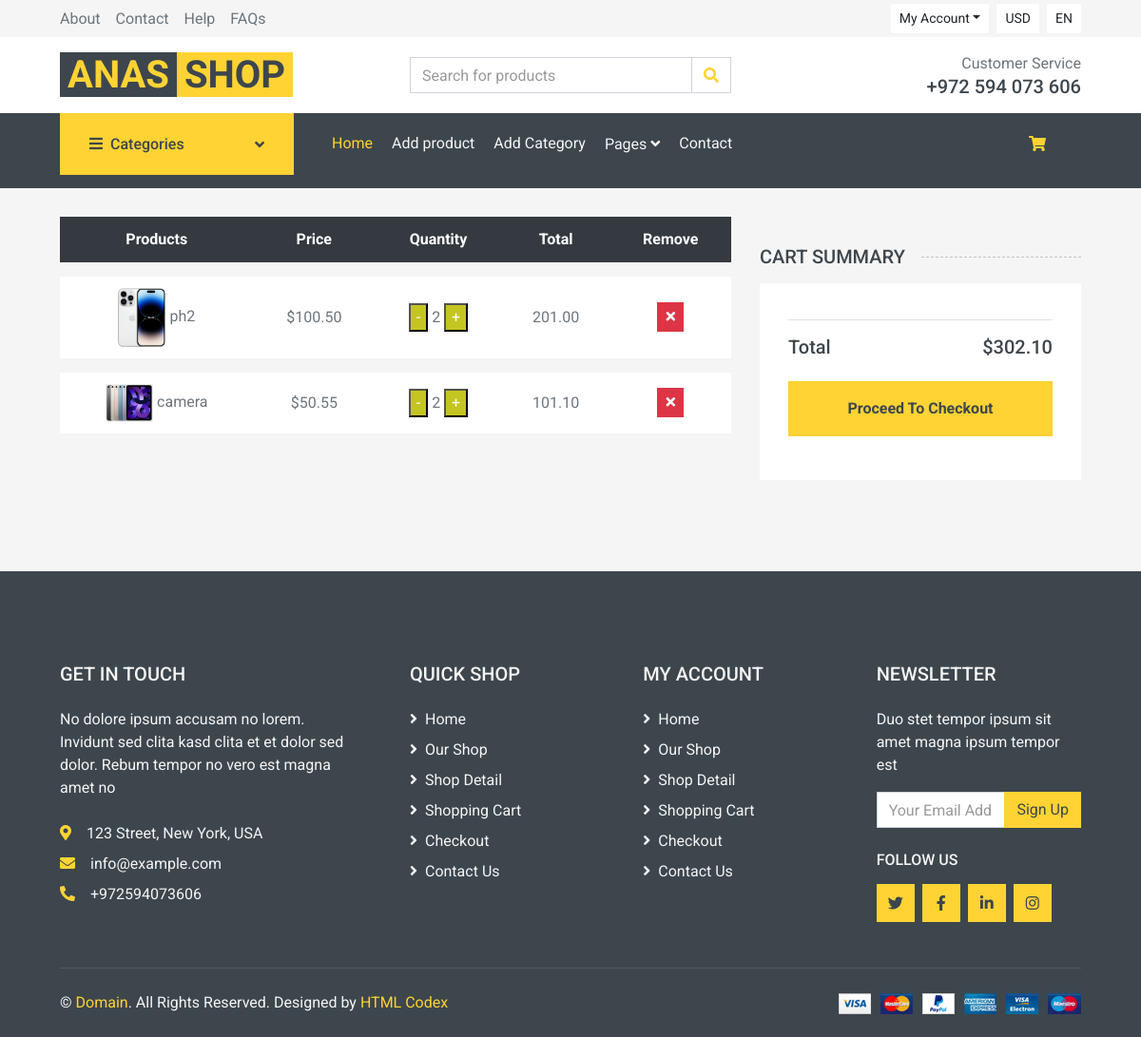
/cart/ (signed in), run on an earlier commit of the app's database.
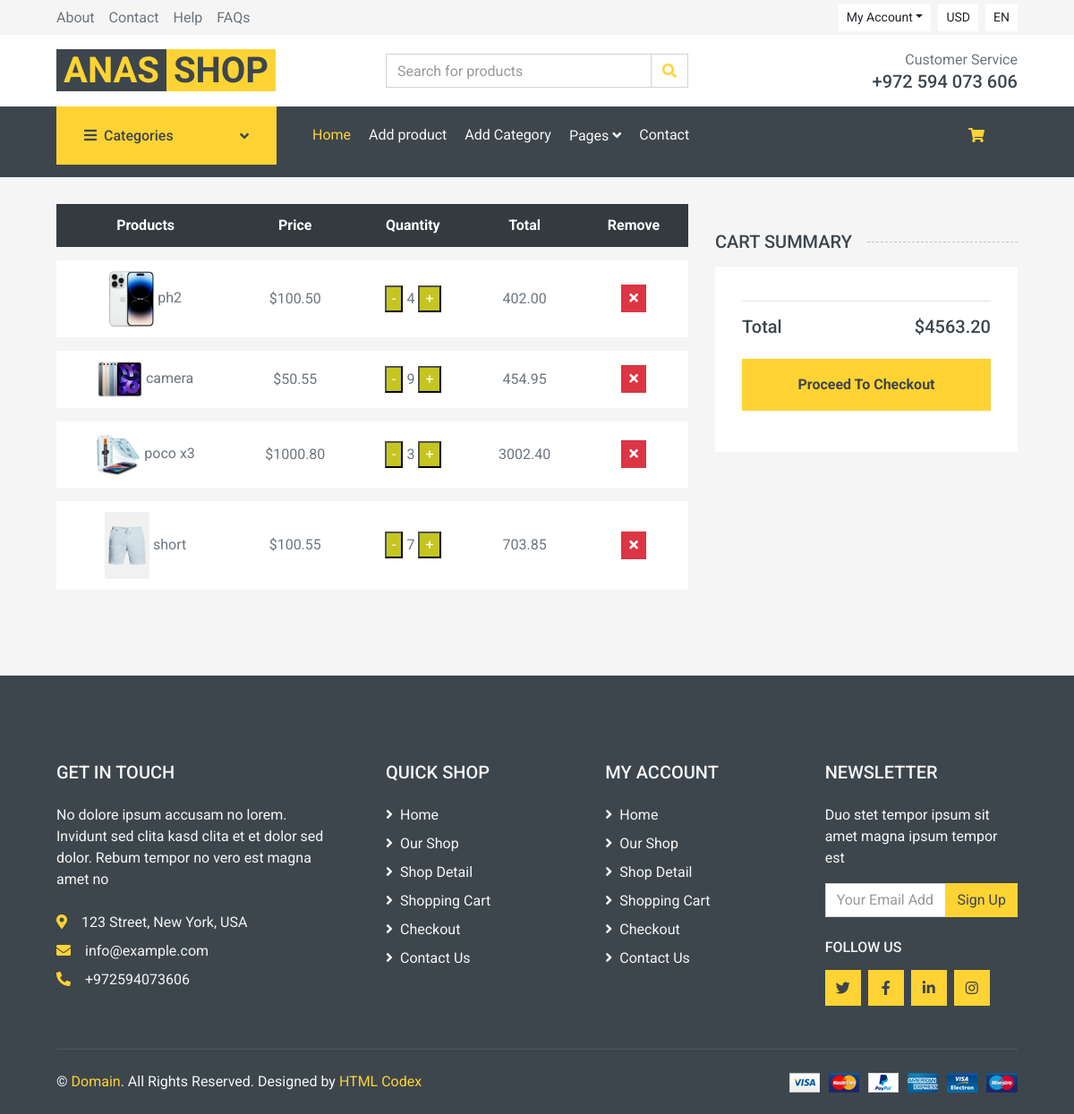
And on a later commit of the database.
### app1/models.py (models this page shows, shortened)
class CartItem(models.Model):
    product = models.ForeignKey(Product, on_delete=models.CASCADE) #هون انا عندي لينك بين عناصر الكارت وعناصر البرودكت ممكن مجموعة من الكارت ايتم يكومو نفس البرودكت الواحد
    user = models.ForeignKey(User,on_delete=models.CASCADE)
    quantity = models.PositiveIntegerField(default=1)
    total_price_one_product = models.DecimalField(max_digits=9, decimal_places=2, default=0.00)

class Product(models.Model):
    name = models.CharField(max_length=40)
    price = models.DecimalField(max_digits=9, decimal_places=2)
    image = models.ImageField(upload_to='products_images/')
    category = models.ForeignKey(Category,on_delete=models.CASCADE)
    last_price = models.DecimalField(max_digits=9,decimal_places=2,default=0.00)
    rating_range = models.PositiveIntegerField(default=3)
    description = models.TextField(max_length=4000,default="test Description")

### app1/views.py (the view)
# urls.py: path('cart/',views.view_cart,name="cart_view"),
@login_required
def view_cart(request):
    cart_items = CartItem.objects.filter(user=request.user)
    categories = Category.objects.all()
    for cart_item in cart_items:
        cart_item.total_price_one_product = cart_item.product.price * cart_item.quantity
    total = sum(cartitem.product.price * cartitem.quantity for cartitem in cart_items)
    return render(request, 'cart.html', {'cart_items': cart_items, 'categories': categories,'total': total})

### app1/templates/cart.html (shortened to what this page needs)
{% extends 'base.html' %}
{% block content %}
    <div class="container-fluid">
        <div class="row px-xl-5">
            <div class="col-lg-8 table-responsive mb-5">
                <table class="table table-light table-borderless table-hover text-center mb-0">
                    <thead class="thead-dark">
                        <tr>
                            <th>Products</th>
                            <th>Price</th>
                            <th>Quantity</th>
                            <th>Total</th>
                            <th>Remove</th>
                        </tr>
                    </thead>
                    <tbody class="align-middle">
                        {% for cart_item in cart_items %}
                            <tr>
                                <td class="align-middle">
                                    <img src="{{ cart_item.product.image.url }}" alt="Product Image" style="width: 50px;">
                                    {{ cart_item.product.name }}
                                </td>
                                <td class="align-middle">${{ cart_item.product.price }}</td>
                                <td class="align-middle">
                                    <form method="POST" action="{% url 'update_quantity' cart_item.id %}">
                                        <button type="submit" name="quantity_change" value="decrement" class="minus-button">-</button>
                                        <span class="quantity-value" data-quantity="{{ cart_item.quantity }}">{{ cart_item.quantity }}</span>
                                        <button type="submit" name="quantity_change" value="increment" class="plus-button">+</button>
                                    </form>
                                </td>
                                <td class="align-middle">
                                    <span class="quantity-value" data-price="{{ cart_item.product.price }}">{{ cart_item.total_price_one_product }}</span>
                                </td>
                                <td class="align-middle">
                                    <a href="{% url 'cancel_from_cart' product_id=cart_item.product.id %}">
                                        <button class="btn btn-sm btn-danger">
                                            <i class="fa fa-times"></i>
                                        </button>
                                    </a>
                                </td>
                            </tr>
                        {% endfor %}
                    </tbody>
                </table>
            </div>
            <div class="col-lg-4">
                <h5 class="section-title position-relative text-uppercase mb-3">
                    <span class="bg-secondary pr-3">Cart Summary</span>
                </h5>
                <div class="bg-light p-30 mb-5">
                    <div class="border-bottom pb-2">
                    </div>
                    <div class="pt-2">
                        <div class="d-flex justify-content-between mt-2">
                            <h5>Total</h5>
                            <h5>${{ total }}</h5>
                        </div>
                        <button class="btn btn-block btn-primary font-weight-bold my-3 py-3">
                            Proceed To Checkout
                        </button>
                    </div>
                </div>
            </div>
        </div>
    </div>
{% endblock %}

### app1/templates/base.html (shortened to what this page needs)
{% load static%}
<!DOCTYPE html>
<html lang="en">
<head>
    <link href="https://cdnjs.cloudflare.com/ajax/libs/font-awesome/5.10.0/css/all.min.css" rel="stylesheet">
    <link href="{% static 'lib/animate/animate.min.css' %}" rel="stylesheet">
    <link href="{% static 'lib/owlcarousel/assets/owl.carousel.min.css' %}" rel="stylesheet">
    <link href="{% static 'css/style.css' %}" rel="stylesheet">
<link href="{% static 'js/main.js' %}" rel="stylesheet">
<link href="{% static 'css/style.css' %}" rel="stylesheet">
</head>
<body>
    <div class="container-fluid">
        <div class="row bg-secondary py-1 px-xl-5">
            <div class="col-lg-6 d-none d-lg-block">
                <div class="d-inline-flex align-items-center h-100">
                    <a class="text-body mr-3" href="">About</a>
                    <a class="text-body mr-3" href="">Contact</a>
                    <a class="text-body mr-3" href="">Help</a>
                    <a class="text-body mr-3" href="">FAQs</a>
                </div>
            </div>
            <div class="col-lg-6 text-center text-lg-right">
                <div class="d-inline-flex align-items-center">
                    <div class="btn-group">
                        <button type="button" class="btn btn-sm btn-light dropdown-toggle" data-toggle="dropdown">My Account</button>
                    </div>
                    <div class="btn-group mx-2">
                        <button type="button" class="btn btn-sm btn-light -toggle" >USD</button>
                    </div>
                    <div class="btn-group">
                        <button type="button" class="btn btn-sm btn-light -toggle" data-toggle="">EN</button>
                    </div>
                </div>
            </div>
        </div>
        <div class="row align-items-center bg-light py-3 px-xl-5 d-none d-lg-flex">
            <div class="col-lg-4">
                <a href="" class="text-decoration-none">
                    <span class="h1 text-uppercase text-primary bg-dark px-2">Anas</span>
                    <span class="h1 text-uppercase text-dark bg-primary px-2 ml-n1">Shop</span>
                </a>
            </div>
            <div class="col-lg-4 col-6 text-left">
                <form action="">
                    <div class="input-group">
                        <input type="text" class="form-control" placeholder="Search for products">
                        <div class="input-group-append">
                            <span class="input-group-text bg-transparent text-primary">
                                <i class="fa fa-search"></i>
                            </span>
                        </div>
                    </div>
                </form>
            </div>
            <div class="col-lg-4 col-6 text-right">
                <p class="m-0">Customer Service</p>
                <h5 class="m-0">+972 594 073 606</h5>
            </div>
        </div>
    </div>
    <div class="container-fluid bg-dark mb-30">
        <div class="row px-xl-5">
            <div class="col-lg-3 d-none d-lg-block">
                <a class="btn d-flex align-items-center justify-content-between bg-primary w-100" data-toggle="collapse" href="#navbar-vertical" style="height: 65px; padding: 0 30px;">
                    <h6 class="text-dark m-0"><i class="fa fa-bars mr-2"></i>Categories</h6>
                    <i class="fa fa-angle-down text-dark"></i>
                </a>
            </div>
            <div class="col-lg-9">
                <nav class="navbar navbar-expand-lg bg-dark navbar-dark py-3 py-lg-0 px-0">
                    <div class="collapse navbar-collapse justify-content-between" id="navbarCollapse">
                        <div class="navbar-nav mr-auto py-0">
                            <a href="{% url 'home' %}" class="nav-item nav-link active">Home</a>
                            <a href="{% url 'add_product'%}" class="nav-item nav-link">Add product</a>
                            <a href="{% url 'add_category'%}" class="nav-item nav-link">Add Category</a>
                            <div class="nav-item dropdown">
                                <a href="#" class="nav-link dropdown-toggle" data-toggle="dropdown">Pages <i class="fa fa-angle-down mt-1"></i></a>
                            </div>
                            <a href="contact.html" class="nav-item nav-link">Contact</a>
                        </div>
                        <div class="navbar-nav ml-auto py-0 d-none d-lg-block">
                            <a href="{% url 'cart_view'%}" class="btn px-0 ml-3">
                                <i class="fas fa-shopping-cart text-primary"></i>
             </div>
        </div>
    </div>
                        </div>
                    </div>
          {%block content%}{% endblock%}
    <div class="container-fluid bg-dark text-secondary mt-5 pt-5">
        <div class="row px-xl-5 pt-5">
            <div class="col-lg-4 col-md-12 mb-5 pr-3 pr-xl-5">
                <h5 class="text-secondary text-uppercase mb-4">Get In Touch</h5>
                <p class="mb-4">No dolore ipsum accusam no lorem. Invidunt sed clita kasd clita et et dolor sed dolor. Rebum tempor no vero est magna amet no</p>
                <p class="mb-2"><i class="fa fa-map-marker-alt text-primary mr-3"></i>123 Street, New York, USA</p>
                <p class="mb-2"><i class="fa fa-envelope text-primary mr-3"></i>info@example.com</p>
                <p class="mb-0"><i class="fa fa-phone-alt text-primary mr-3"></i>+972594073606</p>
            </div>
            <div class="col-lg-8 col-md-12">
                <div class="row">
                    <div class="col-md-4 mb-5">
                        <h5 class="text-secondary text-uppercase mb-4">Quick Shop</h5>
                        <div class="d-flex flex-column justify-content-start">
                            <a class="text-secondary mb-2" href="#"><i class="fa fa-angle-right mr-2"></i>Home</a>
                            <a class="text-secondary mb-2" href="#"><i class="fa fa-angle-right mr-2"></i>Our Shop</a>
                            <a class="text-secondary mb-2" href="#"><i class="fa fa-angle-right mr-2"></i>Shop Detail</a>
                            <a class="text-secondary mb-2" href="#"><i class="fa fa-angle-right mr-2"></i>Shopping Cart</a>
                            <a class="text-secondary mb-2" href="#"><i class="fa fa-angle-right mr-2"></i>Checkout</a>
                            <a class="text-secondary" href="#"><i class="fa fa-angle-right mr-2"></i>Contact Us</a>
                        </div>
                    </div>
                    <div class="col-md-4 mb-5">
                        <h5 class="text-secondary text-uppercase mb-4">My Account</h5>
                        <div class="d-flex flex-column justify-content-start">
                            <a class="text-secondary mb-2" href="#"><i class="fa fa-angle-right mr-2"></i>Home</a>
                            <a class="text-secondary mb-2" href="#"><i class="fa fa-angle-right mr-2"></i>Our Shop</a>
                            <a class="text-secondary mb-2" href="#"><i class="fa fa-angle-right mr-2"></i>Shop Detail</a>
                            <a class="text-secondary mb-2" href="#"><i class="fa fa-angle-right mr-2"></i>Shopping Cart</a>
                            <a class="text-secondary mb-2" href="#"><i class="fa fa-angle-right mr-2"></i>Checkout</a>
                            <a class="text-secondary" href="#"><i class="fa fa-angle-right mr-2"></i>Contact Us</a>
                        </div>
                    </div>
                    <div class="col-md-4 mb-5">
                        <h5 class="text-secondary text-uppercase mb-4">Newsletter</h5>
                        <p>Duo stet tempor ipsum sit amet magna ipsum tempor est</p>
                        <form action="">
                            <div class="input-group">
                                <input type="text" class="form-control" placeholder="Your Email Address">
                                <div class="input-group-append">
                                    <button class="btn btn-primary">Sign Up</button>
                                </div>
                            </div>
                        </form>
                        <h6 class="text-secondary text-uppercase mt-4 mb-3">Follow Us</h6>
                        <div class="d-flex">
                            <a class="btn btn-primary btn-square mr-2" href="#"><i class="fab fa-twitter"></i></a>
                            <a class="btn btn-primary btn-square mr-2" href="#"><i class="fab fa-facebook-f"></i></a>
                            <a class="btn btn-primary btn-square mr-2" href="#"><i class="fab fa-linkedin-in"></i></a>
                            <a class="btn btn-primary btn-square" href="#"><i class="fab fa-instagram"></i></a>
                        </div>
                    </div>
                </div>
            </div>
        </div>
        <div class="row border-top mx-xl-5 py-4" style="border-color: rgba(256, 256, 256, .1) !important;">
            <div class="col-md-6 px-xl-0">
                <p class="mb-md-0 text-center text-md-left text-secondary">
                    &copy; <a class="text-primary" href="#">Domain</a>. All Rights Reserved. Designed
                    by
                    <a class="text-primary" href="https://htmlcodex.com">HTML Codex</a>
                </p>
            </div>
            <div class="col-md-6 px-xl-0 text-center text-md-right">
                <img class="img-fluid" src="img/payments.png" alt="">
            </div>
        </div>
    </div>
</body>
</html>

### app1/templates/cart.html (style rules this page uses)
.minus-button { background-color: rgb(197, 197, 33); color: white; }
.plus-button { background-color: rgb(197, 197, 33); color: white; }

What changed in the data, as far as the page shows it:
changed CartItem "ph2": quantity "2" → "4"; total_price_one_product "201.00" → "402.00"
changed CartItem "camera": quantity "2" → "9"; total_price_one_product "101.10" → "454.95"
added CartItem: product.image (picture), product.name "poco x3", product.price "1000.80", quantity "3", total_price_one_product "3002.40"
added CartItem: product.image (picture), product.name "short", product.price "100.55", quantity "7", total_price_one_product "703.85"
Also different on the page:
{{ total }}: "302.10" → "4563.20"
